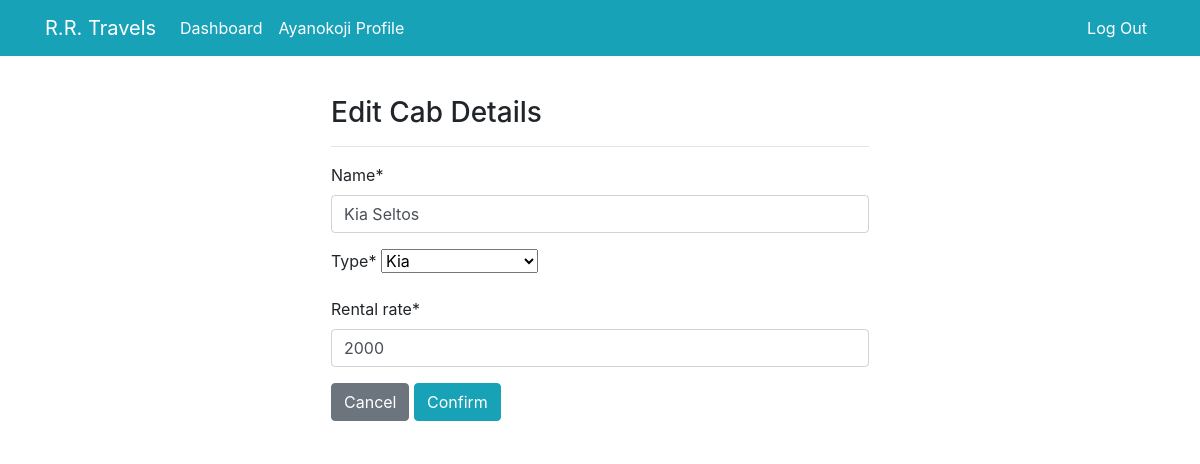
/cars/edit/1/ (signed in), run on the app's committed database.
### dashboard/models.py (models this page shows, shortened)
class Car(models.Model):
    name = models.CharField(max_length=100, null=True)
    type = models.CharField(max_length=20, choices=CATEGORY, null=True)
    rental_rate = models.CharField(max_length=100, null=True)

### dashboard/views.py (the view)
# urls.py: path('cars/edit/<int:pk>/', views.cars_edit,
@login_required
def cars_edit(request,pk):
    item = Car.objects.get(id=pk)
    if request.method == 'POST':
        form = CarForm(request.POST,instance = item)
        if form.is_valid():
            form.save()
            return redirect('dashboard-cars')
    else:
        form = CarForm(instance = item)
    context = {
        'form' : form,
    }
    return render(request, 'dashboard/cars_edit.html',context)

### dashboard/forms.py
class CarForm(forms.ModelForm):
    class Meta:
        model = Car
        fields = '__all__'

### templates/dashboard/cars_edit.html (shortened to what this page needs)
{% extends 'partials/base.html' %}
{% load crispy_forms_tags %}
{% block content %}
<div class="row my-4">
    <div class="col-md-6 offset-md-3 p-3 bg-white">
        <h3>Edit Cab Details</h3>
        <hr>
        <form method="post">
            {{ form|crispy }}
            <a class="btn btn-secondary" href="{% url 'dashboard-cars' %}">Cancel</a>
            <input class="btn btn-info" type="submit" value="Confirm">
        </form>
    </div>
</div>
{% endblock %}

### templates/partials/nav.html (shortened to what this page needs)
<nav class="navbar navbar-expand-lg navbar-info bg-info">
    <div class="container">
        <a class="navbar-brand text-white" href="{% url 'dashboard' %}">R.R. Travels</a>
        <div class="collapse navbar-collapse" id="navbarSupportedContent">
            <ul class="navbar-nav mr-auto">
                <li class="nav-item active">
                    <a class="nav-link text-white" href="{% url 'dashboard' %}">Dashboard </a>
                </li>
                <li class="nav-item active">
                    <a class="nav-link text-white" href="{% url 'user-profile' %}"> {{ user.username }} Profile </a>
                </li>
            </ul>
            <ul class="navbar-nav ml-auto">
                    {% if user.is_authenticated %}
                    <a class="nav-link text-white" href="{% url 'user-logout' %}">Log Out</a>
                    {% endif %}
            </ul>
        </div>
    </div>
</nav>

### static/style.css (style rules this page uses)
body { background-image: url('background.jpg'); background-size: cover; background-position: center; background-repeat: no-repeat; }

### data on the page
Car: name "Kia Seltos", type "Kia", rental_rate "2000"

### other printed values
{{ user.username }} "Ayanokoji"
